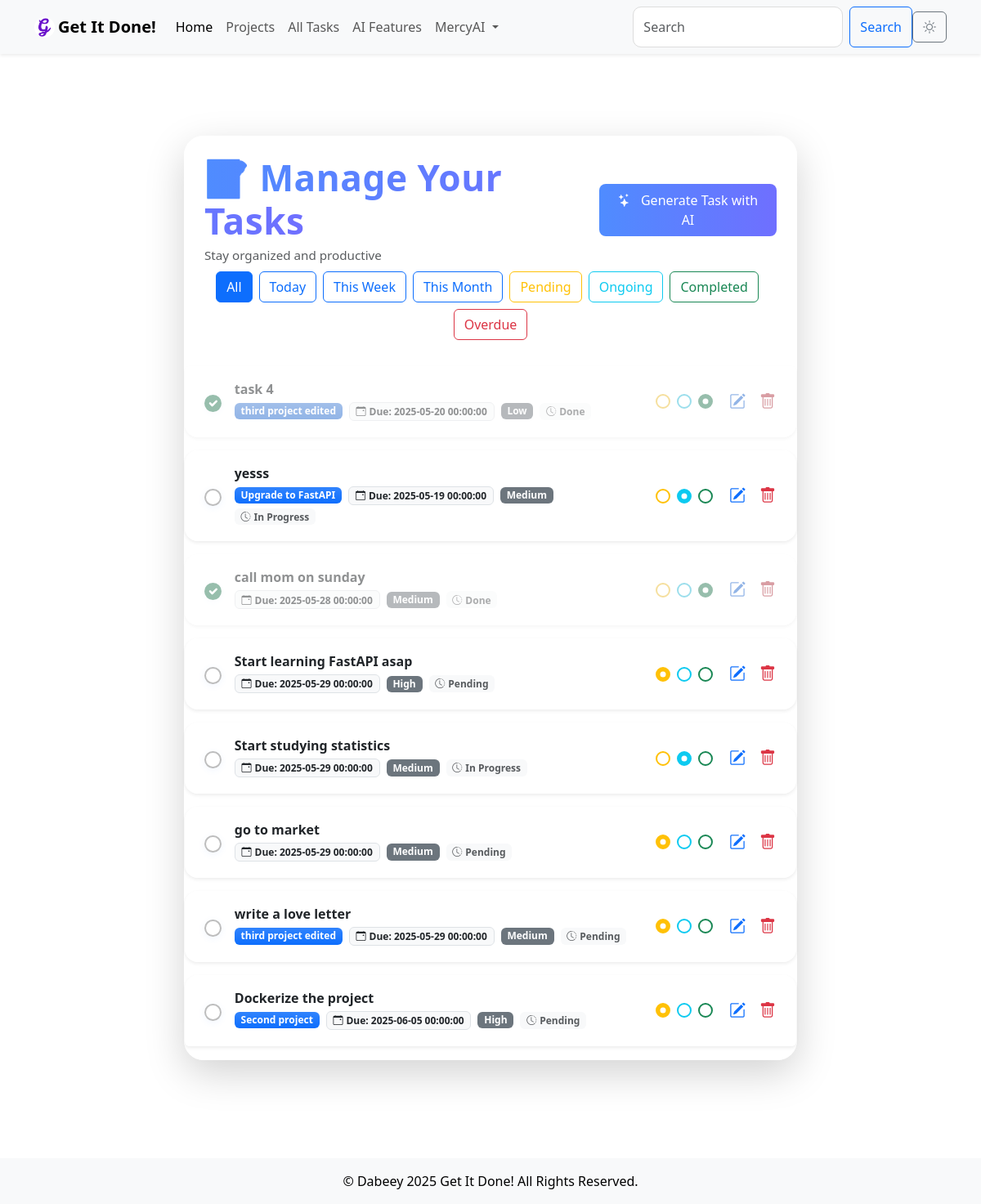
/tasks (signed in), run on an earlier commit of the app's database.
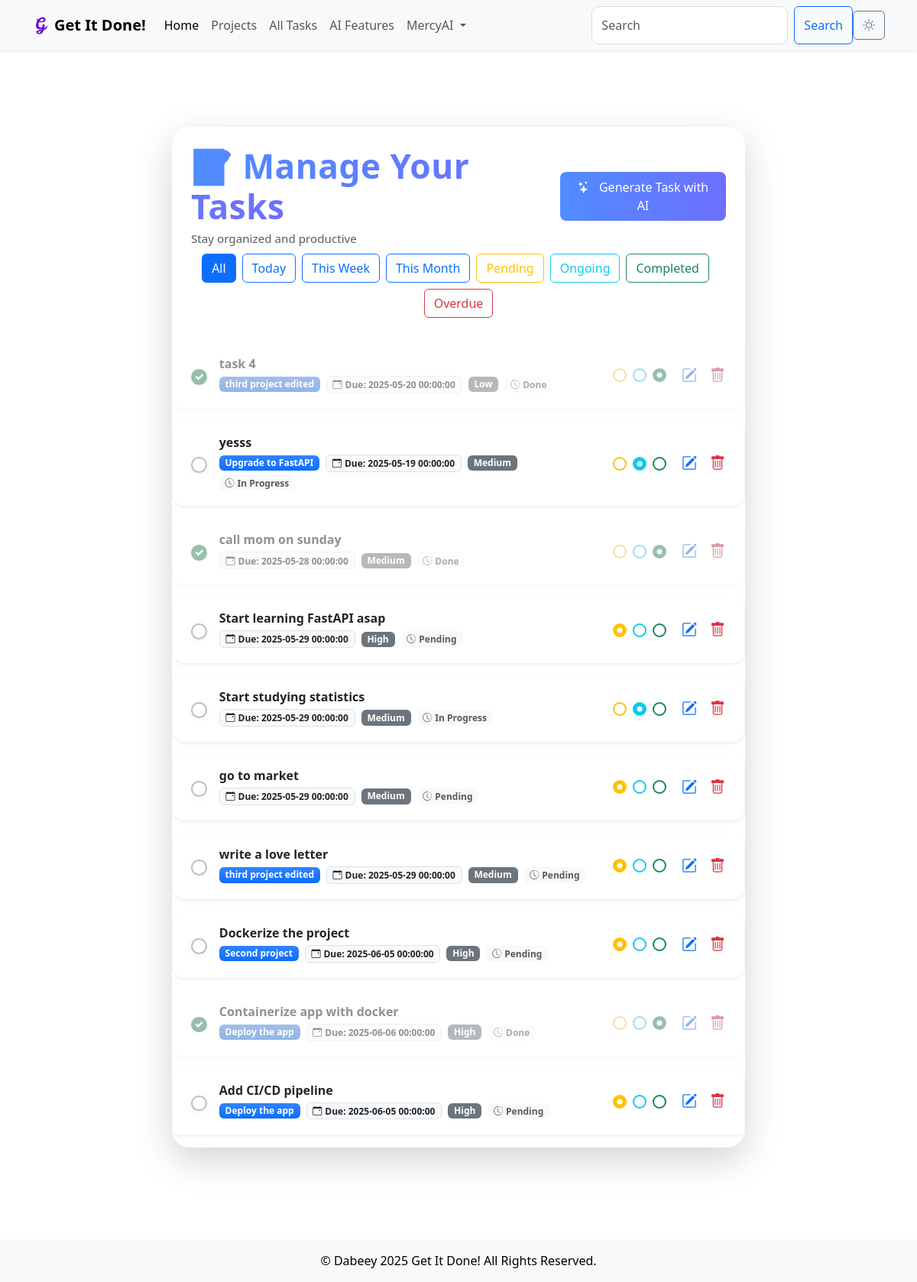
And on a later commit of the database.
### models.py (models this page shows, shortened)
class Task(db.Model):
    id = db.Column(db.Integer, primary_key=True)
    title = db.Column(db.String(200), nullable=False)
    description = db.Column(db.Text, nullable=True)
    due_date = db.Column(db.DateTime, nullable=True)
    created_at = db.Column(db.DateTime, default=db.func.current_timestamp())
    updated_at = db.Column(db.DateTime, default=db.func.current_timestamp(), onupdate=db.func.current_timestamp())
    priority = db.Column(Enum(PriorityLevel), nullable=False)
    status = db.Column(Enum(TaskStatus), nullable=False)
    deleted_at = db.Column(db.DateTime, nullable=True)
    user_id = db.Column(db.Integer, db.ForeignKey('user.id'), nullable=False, index=True)
    project_id = db.Column(db.Integer, db.ForeignKey('project.id'), nullable=True, index=True)  # Link to Project

class Project(db.Model):
    id = db.Column(db.Integer, primary_key=True)
    name = db.Column(db.String(200), nullable=False, unique=True)
    description = db.Column(db.Text, nullable=True)
    deadline = db.Column(db.DateTime, nullable=True)
    created_at = db.Column(db.DateTime, default=db.func.current_timestamp())
    updated_at = db.Column(db.DateTime, default=db.func.current_timestamp(), onupdate=db.func.current_timestamp())
    owner_id = db.Column(db.Integer, db.ForeignKey('user.id'), nullable=False, index=True)  # Project owner
    owner = db.relationship('User', backref='projects')  # Link to the User model
    tasks = db.relationship('Task', backref='project', lazy='select')  # Link to the Task model

### main.py (the view)
@app.route('/tasks', methods=['GET'])
@login_required
def tasks():
    form = BaseForm()
    filter_type = request.args.get('filter', 'all')
    tasks_query = Task.query.filter_by(user_id=current_user.id)
    if filter_type == 'today':
        tasks = tasks_query.filter(Task.due_date == date.today()).all()
    elif filter_type == 'week':
        start_of_week = date.today() - timedelta(days=date.today().weekday())
        end_of_week = start_of_week + timedelta(days=6)
        tasks = tasks_query.filter(Task.due_date.between(start_of_week, end_of_week)).all()
    elif filter_type == 'month':
        tasks = tasks_query.filter(extract('month', Task.due_date) == date.today().month).all()
    elif filter_type == 'pending':
        tasks = tasks_query.filter_by(status=TaskStatus.Pending).all()
    elif filter_type == 'ongoing':
        tasks = tasks_query.filter_by(status=TaskStatus.In_Progress).all()
    elif filter_type == 'completed':
        tasks = tasks_query.filter_by(status=TaskStatus.Done).all()
    elif filter_type == 'overdue':
        tasks = tasks_query.filter(Task.due_date < date.today(), Task.status != TaskStatus.Done).all()
    else:
        tasks = tasks_query.all()
    pending_count = tasks_query.filter_by(status=TaskStatus.Pending).count()
    ongoing_count = tasks_query.filter_by(status=TaskStatus.In_Progress).count()
    completed_count = tasks_query.filter_by(status=TaskStatus.Done).count()
    return render_template(
        'tasks.html',
        tasks=tasks,
        filter_type=filter_type,
        pending_count=pending_count,
        ongoing_count=ongoing_count,
        completed_count=completed_count,
        form=form
    )

### main.py
class BaseForm(FlaskForm):
    pass    #Create an instance of the form class in every route that requires CSRF protection ie form = BaseForm()

### main.py (called while the page is built)
@login_manager.user_loader
def load_user(user_id):
    return User.query.get(int(user_id))

### templates/tasks.html (shortened to what the changed rows need)
{% extends 'base.html' %}
{% block content %}
<div class="container py-5 d-flex flex-column align-items-center" style="min-height: 90vh;">
    <div class="glass-card shadow-lg mb-4 w-100" style="max-width: 750px;">
        <div class="d-flex flex-column flex-md-row justify-content-between align-items-center p-4 pb-2">
            <div>
                <h2 class="fw-bold mb-1" style="letter-spacing: 0.5px; font-size: 1.2rem;">
                    <span class="gradient-text" style=" font-size: 230%;">📝 Manage Your Tasks</span>
                </h2>
            </div>
        </div>
        {% if tasks|length > 0 %}
        <div class="task-list">
            <ul id="task-list" class="list-group">
                {% for task in tasks %}
                <li class="list-group-item task-item glass-task mb-3 py-3 px-4 d-flex align-items-center justify-content-between shadow-sm {% if task.status.value == 'Done' %}completed{% endif %}" data-task-id="{{ task.id }}" draggable="true">
                    <div class="d-flex align-items-center flex-grow-1">
                        <input type="checkbox" class="form-check-input me-3 modern-checkbox" {% if task.status.value == 'Done' %}checked{% endif %} onclick="markTaskComplete({{ task.id }})">
                        <div class="flex-grow-1">
                            <div class="d-flex align-items-center mb-1">
                                <strong class="fs-6 {% if task.is_overdue %}text-danger{% endif %}" style="font-weight:600;">{{ task.title }}</strong>
                            </div>
                            <div class="d-flex flex-wrap align-items-center">
                                <span class="badge bg-gradient bg-primary me-2 mb-1">{{ task.project.name }}</span>
                                <span class="badge bg-light text-dark border me-2 mb-1"><i class="bi bi-calendar-event me-1"></i>Due: {{ task.due_date }}</span>
                                <span class="badge bg-secondary me-2 mb-1">{{ task.priority.value }}</span>
                                <span class="badge bg-light text-muted mb-1"><i class="bi bi-clock-history me-1"></i>{{ task.status.value }}</span>
                            </div>
                        </div>
                    </div>
                    <div class="status-checkboxes d-flex align-items-center ms-3">
                        <input type="radio" name="status-{{ task.id }}" class="form-check-input status-radio pending" {% if task.status.value == 'Pending' %}checked{% endif %} onclick="updateTaskStatus({{ task.id }}, 'Pending')" title="Pending">
                        <input type="radio" name="status-{{ task.id }}" class="form-check-input status-radio ongoing" {% if task.status.value == 'In Progress' %}checked{% endif %} onclick="updateTaskStatus({{ task.id }}, 'In Progress')" title="Ongoing">
                        <input type="radio" name="status-{{ task.id }}" class="form-check-input status-radio completed" {% if task.status.value == 'Done' %}checked{% endif %} onclick="updateTaskStatus({{ task.id }}, 'Done')" title="Done">
                    </div>
                    <div class="d-flex align-items-center ms-3">
                        <a href="{{ url_for('edit_task', task_id=task.id) }}" class="text-primary me-3" title="Edit Task">
                            <i class="bi bi-pencil-square fs-5"></i>
                        </a>
                        <button class="btn btn-link text-danger p-0" title="Delete Task" onclick="deleteTask({{ task.id }})">
                            <i class="bi bi-trash fs-5"></i>
                        </button>
                    </div>
                </li>
                {% endfor %}
            </ul>
        </div>
        {% else %}
        <div class="alert alert-info text-center m-4" role="alert">
            <i class="bi bi-info-circle me-2"></i>No tasks found for this filter.
        </div>
        {% endif %}
    </div>
</div>
{% endblock %}

What changed in the data, as far as the page shows it:
added Task: status "☑", title "Containerize app with docker", project.name "Deploy the app", due_date "2025-06-06 00:00:00", priority.value "High", status.value "Done"
added Task: title "Add CI/CD pipeline", project.name "Deploy the app", due_date "2025-06-05 00:00:00", priority.value "High", status.value "Pending", status "☑"
